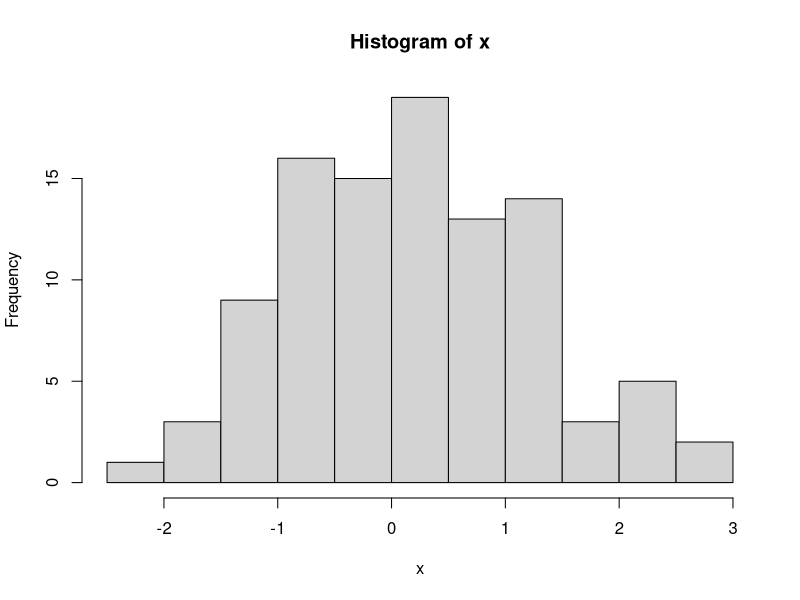
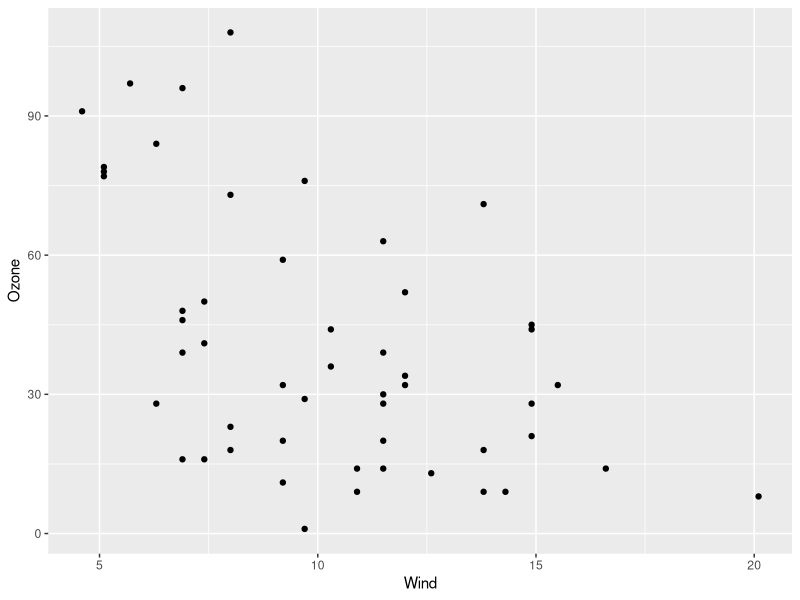

Generate these figures, in order, with R:
## Condition objects

library(tidyverse)

condition_add <- function(x, ...) {
    UseMethod("condition_add")
}

condition_add.condition_object <- function(x, f) {
    funs <- attr(x, "conditions")
    funs <- append(funs, list(f))
    attr(x, "conditions") <- funs
    x
}

condition_get <- function(x, ...) {
    UseMethod("condition_get")
}

condition_get.condition_object <- function(x, ...) {
    attr(x, "conditions")
}

check_object <- function(x, ...) {
    UseMethod("check_object")
}


check_object.condition_object <- function(x, ...) {
    funs <- attr(x, "conditions")
    results <- map_lgl(funs, function(f) f(x))
    all(results)
}

check_object.default <- function(x, ...) {
    if(is.function(x))
        return(TRUE)
    FALSE
}

stop_object <- function(x, ...) UseMethod("stop_object")

stop_object.condition_object <- function(x, ...) {
    funs <- attr(x, "conditions")
    results <- map_lgl(funs, function(f) f(x))
    if(!all(results))
        stop("some checks did not pass")
    x
}

stop_object.default <- function(x, ...) {
    x
}

warn_object <- function(x, ...) UseMethod("warn_object")

warn_object.condition_object <- function(x, ...) {
    funs <- attr(x, "conditions")
    results <- map_lgl(funs, function(f) f(x))
    if(anyNA(results))
        warning("some checks produced NA values")
    else if(!all(results))
        warning("some checks did not pass")
    x
}

warn_object.default <- function(x, ...) {
    x
}

condition_numeric <- function(length = 0L) {
    structure(numeric(length),
              class = c("condition_numeric", "condition_object", "numeric"),
              conditions = list())
}

as.condition_numeric <- function(x, ...) {
    UseMethod("as.condition_numeric")
}

as.condition_numeric.numeric <- function(x, conditions = list(), ...) {
    structure(x,
              class = c("condition_numeric",
                        "condition_object", "numeric",
                        class(x)),
              conditions = conditions)
}

as.condition_dataframe <- function(x, ...) {
    UseMethod("as.condition_dataframe")
}

as.condition_dataframe.data.frame <- function(x, conditions = list(), ...) {
    structure(x,
              class = c("condition_dataframe",
                        "condition_object", "data.frame", class(x)),
              conditions = conditions)
}

as.condition_character <- function(x, ...) UseMethod("as.condition_character")

as.condition_character.character <- function(x, ...) {
    structure(x,
              class = c("condition_character", "condition_object",
                        class(x)))
}

diagnose <- function(x, ...) {
    UseMethod("diagnose")
}

diagnose.condition_object <- function(x, ...) {
    funs <- attr(x, "conditions")
    results <- map_lgl(funs, function(f) identical(TRUE, f(x)))
    funs[!results]
}

callback_name <- "condition_checking_callback"

strict_checking <- local({
    function(val) {
        if(missing(val))
            stop("argument 'val' must be 'TRUE' or 'FALSE'")
        if(val)
            res <- addTaskCallback(function(expr, value, ok, visible) {
                obj <- ls(globalenv()) |>
                    setdiff("callback_name")
                for(name in obj) {
                    x <- get(name, globalenv())
                    if(!check_object(x)) {
                        message(sQuote(name), " does not pass all checks")
                    }
                }
                TRUE
            }, name = callback_name)
        else {
            res <- removeTaskCallback(callback_name)
            if(!res)
                warning("problem removing task callback")
        }
    }
})

all_positive <- function(x) {
    isTRUE(all(x >= 0))
}

no_NA_values <- function(x) {
    isTRUE(all(!is.na(x)))
}

condition_clear <- function(x, ...) {
    UseMethod("condition_clear")
}

condition_clear.condition_object <- function(x, ...) {
    attr(x, "conditions") <- list()
    x
}

################################################################################
## Data Frames

# strict_checking(TRUE)

dat <- airquality |>
    filter(!is.na(Ozone)) |>
    as.condition_dataframe() |>
    filter(!is.na(Solar.R)) |>
    condition_add(function(x) with(x, isTRUE(all(!is.na(Ozone) & Ozone >= 0)))) |>
    condition_add(function(x) with(x, isTRUE(all(Wind >= 0)))) |>
    condition_add(function(x) with(x, isTRUE(all(Temp >= 0)))) |>
    condition_add(function(x) with(x, isTRUE(all(Solar.R >= 0)))) |>
    condition_add(function(x) with(x, isTRUE(all(!is.na(Solar.R))))) |>
    condition_add(function(x) {
        with(x, isTRUE(cor(Wind, Temp) < 0))
    })

dat |>
    stop_object() |>
    filter(!is.na(Ozone)) |>
    stop_object() |>
    filter(!is.na(Wind)) |>
    stop_object() |>
    filter(Wind < quantile(Wind, .9)
           & Wind > quantile(Wind, 0.1)) |>
    stop_object() |>
    filter(between(Temp, quantile(Temp, 0.05),
                   quantile(Temp, 0.95))) |>
    stop_object() |>
    summarize(m = mean(Wind))


################################################################################
## Univariate

diagnose(dat)

x <- as.condition_numeric(rnorm(100))
stop_object(x)
x

y <- as.condition_numeric(10)

x <- x |>
    condition_clear() |>
    condition_add(no_NA_values) |>
    condition_add(local({
        checked <- FALSE
        result <- FALSE
        function(x) {
            if(checked)
                return(result)
            hist(x)
            checked <<- TRUE
            r <- readline("Looks okay? (Y/N) ")
            r <- toupper(r)
            result <<- identical(r, "Y")
            result
        }
    }))

check_object(x)


x[4] <- NA
check_object(x)

x[4] <- .1
check_object(x)

x


################################################################################
## Univariate scenarios with mean


set.seed(2024-06-01)

## Expected range is [-a, a]
a <- 2

n <- 5
x <- rnorm(n, 0, 1)
mean(x)

x1 <- rnorm(n, 0, 1)
x1[5] <- 25
mean(x1)

x2 <- rnorm(n, 5, 1)
mean(x2)

x3 <- rnorm(n, 0, 3)
x3[1] <- -15
x3[2] <- 15

x4 <- rnorm(n, -3, 1)
x4[which.max(x4)] <- 35
mean(x4)

x5 <- rnorm(n, -5, 1)
x5[which.max(x5)] <- 20
mean(x5)

x6 <- rnorm(n, 5, 7)
mean(x6)

x7 <- rnorm(n, 5, 1)
x7[which.max(x7)] <- -20
mean(x7)

levels <- c(0, 1, 2, -1, 3, -2, 4, -3)
dat <- tibble(x = c(x, x1, x2, x3, x4, x5, x6, x7),
              id = factor(rep(levels, each = n)))
dat

ds <- dat |>
    split(dat$id)
ds

d <- ds[[sample(length(ds), 1)]] |>
    as.condition_dataframe() |>
    condition_add(function(d) nrow(d) == 5L) |>
    condition_add(function(d) isTRUE(sd(d$x) < 2)) |>
    condition_add(function(d) with(d, sum(x > mean(x)) != 1L)) |>
    condition_add(function(d) with(d, sum(x < mean(x)) != 1L))

d |>
    warn_object() |>
    summarize(m = mean(x))

diagnose(d)

d


################################################################################
## Scatterplot scenarios

airquality |>
    slice_sample(prop = 0.5) |>
    ggplot(aes(Wind, Ozone)) +
    geom_point()

d <- airquality |>
    filter(!is.na(Ozone)) |>
    as.condition_dataframe() |>
    condition_clear() |>
    condition_add(function(d) with(d, isTRUE(all(between(Wind, 0, 30))))) |>
    condition_add(function(d) with(d, isTRUE(all(between(Ozone, 0, 170))))) |>
    condition_add(function(d) {
        b <- lm(Ozone ~ Wind, data = d) |>
            coef()
        isTRUE(b[2] < 0)
    }) |>
    warn_object()


diagnose(d)

d <- tibble(Wind = 5 + rnorm(100),
       Ozone = 10 + 2 * (Wind - 5) + 1.5*(Wind - 5)^2 + rnorm(100, sd = 2)) |>
    as.condition_dataframe() |>
    condition_add(function(d) {
        with(d, all(Wind >= 0 & Wind < 10))
    }) |>
    condition_add(function(d) {
        r <- lm(Ozone ~ Wind, data = d) |>
            resid()
        isTRUE(shapiro.test(r)$p.value > 0.05)
    }) |>
    warn_object()

diagnose(d)
